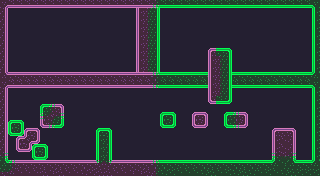

Tiled map render using the project's own tile images. Description and the whole map definition, tile-layer contents included, below:
An orthogonal 40x22 tile map with 8x8 px tiles, 3 tile layers (Background, Foreground, Player Level) and 1 object.

<map version="1.10" tiledversion="1.10.2" orientation="orthogonal" renderorder="right-down" width="40" height="22" tilewidth="8" tileheight="8" infinite="0" backgroundcolor="#241f31" nextlayerid="5" nextobjectid="2">
 <tileset firstgid="1" source="../../../purple.tsx" />
 <layer id="2" name="Background" width="40" height="22">
  <data encoding="csv">
0,0,0,0,0,0,0,0,0,0,0,0,0,0,0,0,0,17,27,83,0,0,0,0,0,0,0,0,0,0,0,0,0,0,0,0,0,0,0,0,
0,0,0,0,0,0,0,0,0,0,0,0,0,0,0,0,0,17,27,83,0,0,0,0,0,0,0,0,0,0,0,0,0,0,0,0,0,0,0,0,
0,0,0,0,0,0,0,0,0,0,0,0,0,0,0,0,0,17,27,83,0,0,0,0,0,0,0,0,0,0,0,0,0,0,0,0,0,0,0,0,
0,0,0,0,0,0,0,0,0,0,0,0,0,0,0,0,0,17,27,83,0,0,0,0,0,0,0,0,0,0,0,0,0,0,0,0,0,0,0,0,
0,0,0,0,0,0,0,0,0,0,0,0,0,0,0,0,0,17,27,83,0,0,0,0,0,0,0,0,0,0,0,0,0,0,0,0,0,0,0,0,
0,0,0,0,0,0,0,0,0,0,0,0,0,0,0,0,0,17,27,83,0,0,0,0,0,0,0,0,0,0,0,0,0,0,0,0,0,0,0,0,
0,0,0,0,0,0,0,0,0,0,0,0,0,0,0,0,0,17,27,83,0,0,0,0,0,0,0,0,0,0,0,0,0,0,0,0,0,0,0,0,
0,0,0,0,0,0,0,0,0,0,0,0,0,0,0,0,0,17,27,83,0,0,0,0,0,0,0,0,0,0,0,0,0,0,0,0,0,0,0,0,
0,0,0,0,0,0,0,0,0,0,0,0,0,0,0,0,0,17,27,83,0,0,0,0,0,0,0,0,0,0,0,0,0,0,0,0,0,0,0,0,
0,0,0,0,0,0,0,0,0,0,0,0,0,0,0,0,0,17,27,83,0,0,0,0,0,0,0,0,0,0,0,0,0,0,0,0,0,0,0,0,
0,0,0,0,0,0,0,0,0,0,0,0,0,0,0,0,0,33,89,99,0,0,0,0,0,0,0,0,0,0,0,0,0,0,0,0,0,0,0,0,
0,0,0,0,0,0,0,0,0,0,0,0,0,0,0,0,0,0,0,0,0,0,0,0,0,0,0,0,0,0,0,0,0,0,0,0,0,0,0,0,
0,0,0,0,0,0,0,0,0,0,0,0,0,0,0,0,0,0,0,0,0,0,0,0,0,0,0,0,0,0,0,0,0,0,0,0,0,0,0,0,
0,0,0,0,0,0,0,0,0,0,0,0,0,0,0,0,0,0,0,0,0,0,0,0,0,0,0,0,0,0,0,0,0,0,0,0,0,0,0,0,
0,0,0,0,0,0,0,0,0,0,0,0,0,0,0,0,0,0,0,0,0,0,0,0,0,0,0,0,0,0,0,0,0,0,0,0,0,0,0,0,
0,0,0,0,0,0,0,0,0,0,0,0,0,0,0,0,0,0,0,0,0,0,0,0,0,0,0,0,0,0,0,0,0,0,0,0,0,0,0,0,
0,0,0,0,0,0,0,0,0,0,0,0,0,0,0,0,0,0,0,0,0,0,0,0,0,0,0,0,0,0,0,0,0,0,0,0,0,0,0,0,
0,0,0,0,0,0,0,0,0,0,0,0,0,0,0,0,0,0,0,0,0,0,0,0,0,0,0,0,0,0,0,0,0,0,0,0,0,0,0,0,
0,0,0,0,0,0,0,0,0,0,0,0,0,0,0,0,0,0,0,0,0,0,0,0,0,0,0,0,0,0,0,0,0,0,0,0,0,0,0,0,
0,0,0,0,0,0,0,0,0,0,0,0,0,0,0,0,0,0,0,0,0,0,0,0,0,0,0,0,0,0,0,0,0,0,0,0,0,0,0,0,
0,0,0,0,0,0,0,0,0,0,0,0,0,0,0,0,0,0,0,0,0,0,0,0,0,0,0,0,0,0,0,0,0,0,0,0,0,0,0,0,
0,0,0,0,0,0,0,0,0,0,0,0,0,0,0,0,0,0,0,0,0,0,0,0,0,0,0,0,0,0,0,0,0,0,0,0,0,0,0,0
</data>
 </layer>
 <layer id="3" name="Foreground" width="40" height="22">
  <data encoding="csv">
0,0,0,0,0,0,0,0,0,0,0,0,0,0,0,0,0,0,0,0,0,0,0,0,0,0,0,0,0,0,0,0,0,0,0,0,0,0,0,0,
0,0,0,0,0,0,0,0,0,0,0,0,0,0,0,0,0,0,0,0,0,0,0,0,0,0,0,0,0,0,0,0,0,0,0,0,0,0,0,0,
0,0,0,0,0,0,0,0,0,0,0,0,0,0,0,0,0,0,0,0,0,0,0,0,0,0,0,0,0,0,0,0,0,0,0,0,0,0,0,0,
0,0,0,0,0,0,0,0,0,0,0,0,0,0,0,0,0,0,0,0,0,0,0,0,0,0,0,0,0,0,0,0,0,0,0,0,0,0,0,0,
0,0,0,0,0,0,0,0,0,0,0,0,0,0,0,0,0,0,0,0,0,0,0,0,0,0,0,0,0,0,0,0,0,0,0,0,0,0,0,0,
0,0,0,0,0,0,0,0,0,0,0,0,0,0,0,0,0,0,0,0,0,0,0,0,0,0,0,0,0,0,0,0,0,0,0,0,0,0,0,0,
0,0,0,0,0,0,0,0,0,0,0,0,0,0,0,0,0,0,0,0,0,0,0,0,0,0,1,66,67,0,0,0,0,0,0,0,0,0,0,0,
0,0,0,0,0,0,0,0,0,0,0,0,0,0,0,0,0,0,0,0,0,0,0,0,0,0,17,27,83,0,0,0,0,0,0,0,0,0,0,0,
0,0,0,0,0,0,0,0,0,0,0,0,0,0,0,0,0,0,0,0,0,0,0,0,0,0,17,27,83,0,0,0,0,0,0,0,0,0,0,0,
0,0,0,0,0,0,0,0,0,0,0,0,0,0,0,0,0,0,0,0,0,0,0,0,0,0,17,27,83,0,0,0,0,0,0,0,0,0,0,0,
0,0,0,0,0,0,0,0,0,0,0,0,0,0,0,0,0,0,0,0,0,0,0,0,0,0,17,27,83,0,0,0,0,0,0,0,0,0,0,0,
0,0,0,0,0,0,0,0,0,0,0,0,0,0,0,0,0,0,0,0,0,0,0,0,0,0,17,27,83,0,0,0,0,0,0,0,0,0,0,0,
0,0,0,0,0,0,0,0,0,0,0,0,0,0,0,0,0,0,0,0,0,0,0,0,0,0,33,98,99,0,0,0,0,0,0,0,0,0,0,0,
0,0,0,0,0,0,0,0,0,0,0,0,0,0,0,0,0,0,0,0,0,0,0,0,0,0,0,0,0,0,0,0,0,0,0,0,0,0,0,0,
0,0,0,0,0,0,0,0,0,0,0,0,0,0,0,0,0,0,0,0,0,0,0,0,0,0,0,0,0,0,0,0,0,0,0,0,0,0,0,0,
0,0,0,0,0,0,0,0,0,0,0,0,0,0,0,0,0,0,0,0,0,0,0,0,0,0,0,0,0,0,0,0,0,0,0,0,0,0,0,0,
0,0,0,0,0,0,0,0,0,0,0,0,0,0,0,0,0,0,0,0,0,0,0,0,0,0,0,0,0,0,0,0,0,0,0,0,0,0,0,0,
0,0,0,0,0,0,0,0,0,0,0,0,0,0,0,0,0,0,0,0,0,0,0,0,0,0,0,0,0,0,0,0,0,0,0,0,0,0,0,0,
0,0,0,0,0,0,0,0,0,0,0,0,0,0,0,0,0,0,0,0,0,0,0,0,0,0,0,0,0,0,0,0,0,0,0,0,0,0,0,0,
0,0,0,0,0,0,0,0,0,0,0,0,0,0,0,0,0,0,0,0,0,0,0,0,0,0,0,0,0,0,0,0,0,0,0,0,0,0,0,0,
0,0,0,0,0,0,0,0,0,0,0,0,0,0,0,0,0,0,0,0,0,0,0,0,0,0,0,0,0,0,0,0,0,0,0,0,0,0,0,0,
0,0,0,0,0,0,0,0,0,0,0,0,0,0,0,0,0,0,0,0,0,0,0,0,0,0,0,0,0,0,0,0,0,0,0,0,0,0,0,0
</data>
 </layer>
 <layer id="1" name="Player Level" width="40" height="22">
  <properties>
   <property name="player" type="bool" value="true" />
  </properties>
  <data encoding="csv">
37,34,34,34,34,34,34,34,34,34,34,34,34,34,34,34,34,34,34,89,98,98,98,98,98,98,98,98,98,98,98,98,98,98,98,98,98,98,98,102,
19,0,0,0,0,0,0,0,0,0,0,0,0,0,0,0,0,0,0,0,0,0,0,0,0,0,0,0,0,0,0,0,0,0,0,0,0,0,0,81,
19,0,0,0,0,0,0,0,0,0,0,0,0,0,0,0,0,0,0,0,0,0,0,0,0,0,0,0,0,0,0,0,0,0,0,0,0,0,0,81,
19,0,0,0,0,0,0,0,0,0,0,0,0,0,0,0,0,0,0,0,0,0,0,0,0,0,0,0,0,0,0,0,0,0,0,0,0,0,0,81,
19,0,0,0,0,0,0,0,0,0,0,0,0,0,0,0,0,0,0,0,0,0,0,0,0,0,0,0,0,0,0,0,0,0,0,0,0,0,0,81,
19,0,0,0,0,0,0,0,0,0,0,0,0,0,0,0,0,0,0,0,0,0,0,0,0,0,0,0,0,0,0,0,0,0,0,0,0,0,0,81,
19,0,0,0,0,0,0,0,0,0,0,0,0,0,0,0,0,0,0,0,0,0,0,0,0,0,0,0,0,0,0,0,0,0,0,0,0,0,0,81,
19,0,0,0,0,0,0,0,0,0,0,0,0,0,0,0,0,0,0,0,0,0,0,0,0,0,0,0,0,0,0,0,0,0,0,0,0,0,0,81,
19,0,0,0,0,0,0,0,0,0,0,0,0,0,0,0,0,0,0,0,0,0,0,0,0,0,0,0,0,0,0,0,0,0,0,0,0,0,0,81,
53,2,2,2,2,2,2,2,2,2,2,2,2,2,2,2,2,2,2,73,66,66,66,66,66,66,0,0,0,66,66,66,66,66,66,66,66,66,66,118,
37,34,34,34,34,34,34,34,34,34,34,34,34,34,34,34,34,34,34,89,98,98,98,98,98,98,0,0,0,98,98,98,98,98,98,98,98,98,98,102,
19,0,0,0,0,0,0,0,0,0,0,0,0,0,0,0,0,0,0,0,0,0,0,0,0,0,0,0,0,0,0,0,0,0,0,0,0,0,0,81,
19,0,0,0,0,0,0,0,0,0,0,0,0,0,0,0,0,0,0,0,0,0,0,0,0,0,0,0,0,0,0,0,0,0,0,0,0,0,0,81,
19,0,0,0,0,65,74,3,0,0,0,0,0,0,0,0,0,0,0,0,0,0,0,0,0,0,0,0,0,0,0,0,0,0,0,0,0,0,0,81,
19,0,0,0,0,91,63,76,0,0,0,0,0,0,0,0,0,0,0,0,65,67,0,0,1,3,0,0,65,74,3,0,0,0,0,0,0,0,0,81,
19,65,67,0,0,33,89,99,0,0,0,0,0,0,0,0,0,0,0,0,97,99,0,0,33,35,0,0,97,90,35,0,0,0,0,0,0,0,0,81,
19,97,99,1,3,0,0,0,0,0,0,0,65,67,0,0,0,0,0,0,0,0,0,0,0,0,0,0,0,0,0,0,0,0,1,2,3,0,0,81,
19,0,1,55,35,0,0,0,0,0,0,0,81,83,0,0,0,0,0,0,0,0,0,0,0,0,0,0,0,0,0,0,0,0,17,22,19,0,0,81,
19,0,33,35,65,67,0,0,0,0,0,0,81,83,0,0,0,0,0,0,0,0,0,0,0,0,0,0,0,0,0,0,0,0,17,22,19,0,0,81,
76,0,0,0,97,99,0,0,0,0,0,0,81,83,0,0,0,0,0,0,0,0,0,0,0,0,0,0,0,0,0,0,0,0,75,42,76,0,0,81,
117,74,2,2,2,2,2,2,2,2,2,2,122,121,2,2,2,2,2,73,66,66,66,66,66,66,66,66,66,66,66,66,66,66,118,69,117,66,66,118,
10,62,22,22,22,6,5,6,22,22,21,18,6,6,22,22,5,5,6,27,85,82,86,86,86,85,70,86,82,85,70,85,86,82,86,85,70,82,82,82
</data>
 </layer>
 <objectgroup id="4" name="Object Layer 1">
  <object id="1" gid="193" x="120" y="136" width="8" height="8" />
 </objectgroup>
</map>
